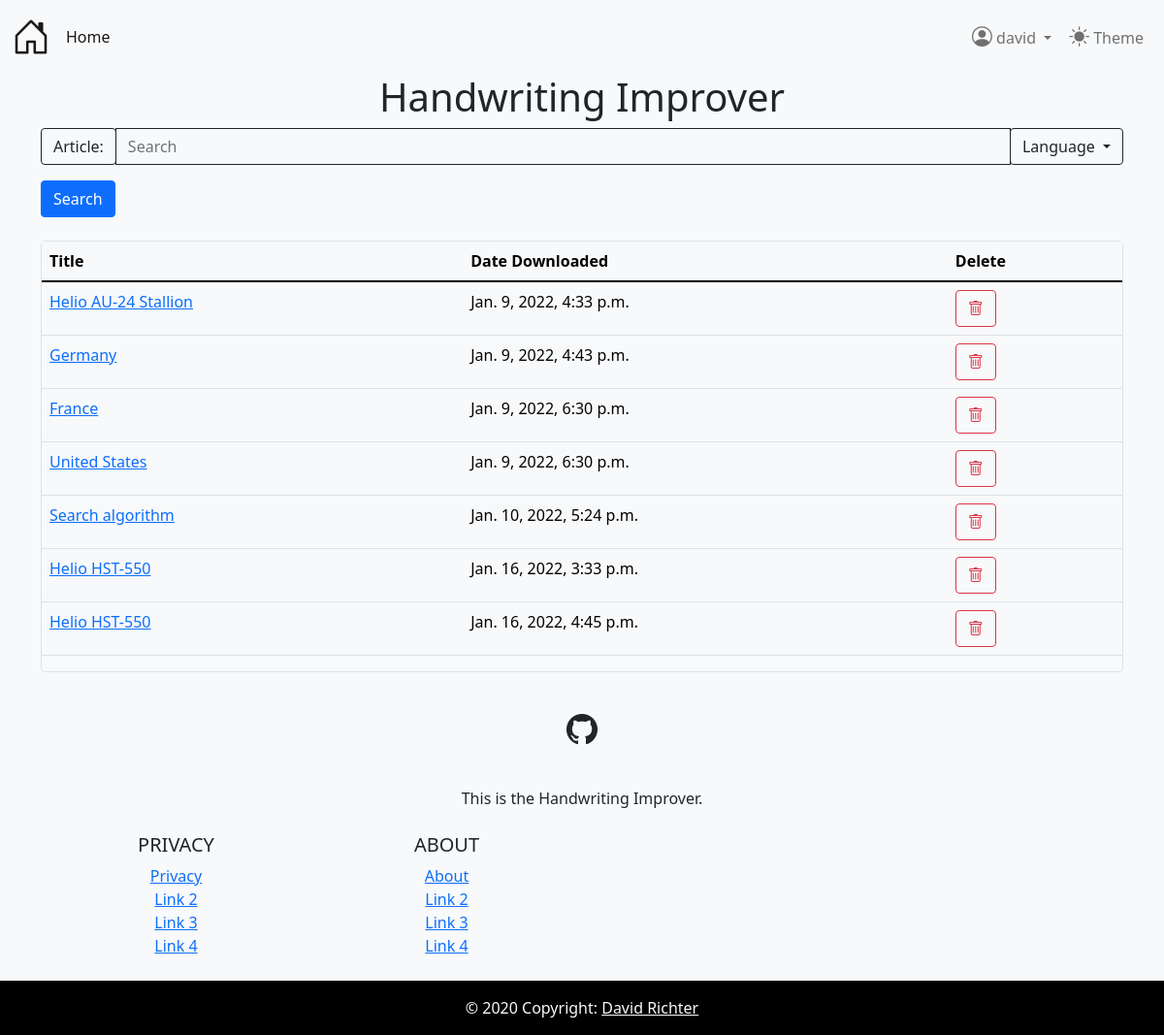
Page /handwriting/ (signed in) on the earlier database version.
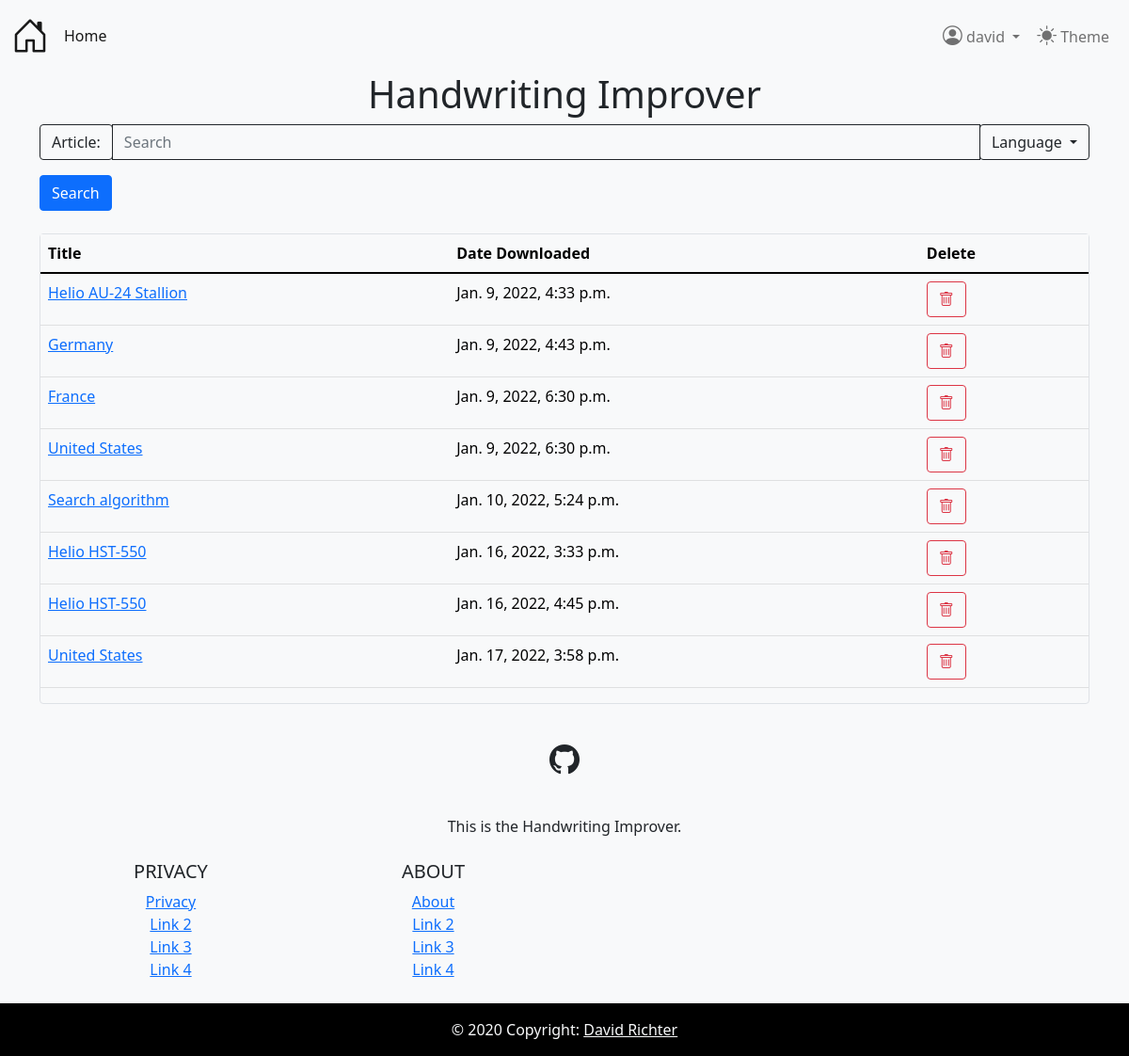
Same page on the later database version.
### wikipedia_converter/models.py (models this page shows, shortened)
class User(AbstractUser):
    text_theme = models.CharField(max_length=5)
    bg_theme = models.CharField(max_length=5)

class FullArticle(models.Model):
    formatted_page = models.ForeignKey(Article, on_delete=models.CASCADE, related_name="formatted_page")
    original_page = models.ForeignKey(Article, on_delete=models.CASCADE)
    user = models.ForeignKey(User, on_delete=models.SET_NULL, null=True, blank=True)
    date_pulled = models.DateTimeField('date pulled from wikipedia')
    def __str__(self):
        return self.formatted_page.title

class Article(models.Model):
    content = models.CharField(max_length=9999999999)
    link = models.CharField(max_length=500)
    title = models.CharField(max_length=500)

### wikipedia_converter/views.py (the view)
# urls.py: path('', views.IndexView.as_view(), name='index'),
@gzip_page
def index(request):
    template = loader.get_template('wikipedia_converter/index.html')
    if request.user.is_authenticated:
        articles = list(FullArticle.objects.filter(user=request.user))
    else:
        articles = None
    context = {
        'articles': articles,
    }
    return HttpResponse(template.render(context, request))

### wikipedia_converter/templates/wikipedia_converter/index.html (shortened to what this page needs)
{% extends 'wikipedia_converter/base.html' %}
{% load static %}
{% block stylesheets %}
    {{ block.super }}
    <link rel="stylesheet"
          href="https://cdn.jsdelivr.net/npm/@tarekraafat/autocomplete.js@10.2.6/dist/css/autoComplete.min.css">
{% endblock stylesheets %}
{% block content %}
    <div class="container">
        <h1 class="text-center">Handwriting Improver</h1>
    </div>
    <div class="container">
        <form method="POST" id="mainForm"
              action="{% url 'wikipedia_converter:getArticles' %}">
            <div class="input-group mb-3">
                <div class="input-group-prepend">
                <span class="input-group-text bg-{{ request.user.bg_theme }} text-{{ request.user.text_theme }} btn-outline-{{ request.user.text_theme }}"
                      id="basic-addon3">
                    Article:
                </span>
                </div>
                <input type="text" id="autoComplete"
                       class="bg-{{ request.user.bg_theme }} text-{{ request.user.text_theme }} btn-outline-{{ request.user.text_theme }} form-control"
                       name="search" placeholder="Search">
                <div class="input-group-append">
                    <div class="dropdown">
                        <button class="btn btn-outline-{{ request.user.text_theme }} dropdown-toggle" type="button"
                                data-bs-toggle="dropdown">
                            Language
                        </button>
                    </div>
                </div>
            </div>
            <input type="submit" value="Search" class="btn btn-primary">
        </form>
        <br>
        <div class="border rounded">
            <table class="table table-{{ request.user.bg_theme }}">
                <thead>
                <tr>
                    <th scope="col">Title</th>
                    <th scope="col">Date Downloaded</th>
                    <th scope="col">Delete</th>
                </tr>
                </thead>
                <tbody>
                {% for article in articles %}
                    <tr>
                        <td>
                            <a href="{% url 'wikipedia_converter:getArticleFromDb' article.id %}">
                                {{ article }}
                            </a>
                        </td>
                        <td>
                            {{ article.date_pulled }}
                        </td>
                        <td>
                            <a href="{% url 'wikipedia_converter:deleteArticleFromDb' article.id %}"
                               title="Delete Article"
                               class="btn btn-outline-danger">
                                <i class="bi-trash"></i>
                            </a>
                        </td>
                    </tr>
                {% endfor %}
                </tbody>
            </table>
        </div>
    </div>
{% endblock content %}

### wikipedia_converter/templates/wikipedia_converter/base.html (shortened to what this page needs)
{% load static %}
<!DOCTYPE html>
<html lang="en">
<head>
    {% block stylesheets %}
        <link rel="stylesheet"
              href="https://cdn.jsdelivr.net/npm/bootstrap@5.1.1/dist/css/bootstrap.min.css"
>
        <link rel="stylesheet"
              href="https://cdn.jsdelivr.net/npm/bootstrap-icons@1.7.2/font/bootstrap-icons.css">
        <link rel="stylesheet"
              href="https://cdn.jsdelivr.net/npm/jquery-ui-dist@1.13.0/jquery-ui.min.css">
        <link rel="stylesheet" type="text/css" href="{% static 'wikipedia_converter/css/navbar.css' %}">
        <link rel="stylesheet" type="text/css" href="{% static 'wikipedia_converter/css/footer.css' %}">
        <link rel="stylesheet" type="text/css" href="{% static 'wikipedia_converter/css/header.css' %}">
        <link rel="stylesheet" type="text/css" href="{% static 'wikipedia_converter/css/main.css' %}">
    {% endblock stylesheets %}
</head>
<body class="bg-{{ request.user.bg_theme }} text-{{ request.user.text_theme }}">
{% block navbar %}
    {% include 'wikipedia_converter/components/header.html' %}
{% endblock navbar %}
{% block content %}{% endblock content %}
{% block footer %}
    {% include 'wikipedia_converter/components/footer.html' %}
{% endblock footer %}
</body>
</html>

### wikipedia_converter/templates/wikipedia_converter/components/header.html (shortened to what this page needs)
<header class="navbar navbar-expand-md navbar-{{ request.user.bg_theme }} bd-navbar">
    <nav class="container-xxl flex-wrap flex-md-nowrap" aria-label="Main navigation">
        <a class="navbar-brand p-0 me-2" href="/" aria-label="Bootstrap" title="Home">
            <i class="bi bi-house-door"></i>
        </a>
        <div class="collapse navbar-collapse" id="bdNavbar">
            <ul class="navbar-nav flex-row flex-wrap bd-navbar-nav pt-2 py-md-0">
                <li class="nav-item col-6 col-md-auto">
                    <a class="nav-link p-2 active" aria-current="page" href="/">
                        Home
                    </a>
                </li>
            </ul>
            <ul class="navbar-nav flex-row flex-wrap ms-md-auto">
                {% if request.user.is_authenticated %}
                    <li class="nav-item col-6 col-md-auto">
                        <div class="dropdown">
                            <button class="nav-link p-2 btn dropdown-toggle text-center ms-3"
                                    type="button"
                                    data-bs-toggle="dropdown"
                                    aria-label="User options"
                                    title="{{ request.user }}">
                                <i class="bi bi-person-circle header-icon"></i>
                                <span>{{ request.user.username }}</span>
                            </button>
                        </div>
                    </li>
                {% endif %}
                <li class="nav-item col-6 col-md-auto">
                    <form method="post" action="{% url 'wikipedia_converter:changeTheme' %}">
                        <button class="nav-link p-2 btn"
                                id="themeToggler"
                                aria-label="Toggle theme"
                                name="text_theme"
                                value="{{ request.user.text_theme }}"
                                title="Toggle theme">
                            <i class="bi bi-sun-fill header-icon"></i>
                            Theme
                        </button>
                    </form>
                </li>
            </ul>
        </div>
    </nav>
</header>

### wikipedia_converter/templates/wikipedia_converter/components/footer.html
<footer class="text-center">
    <div class="container p-4">
        <section class="mb-4">
            <a class="btn bg-{{ request.user.bg_theme }} text-{{ request.user.text_theme }} btn-floating m-1"
               href="https://github.com/prolike288/djangoLearning"
               role="button"
               target="_blank"
               rel="noopener noreferrer"
               title="Github">
                <i class="bi bi-github"></i>
            </a>
        </section>
        <section class="mb-4">
            <p>
                This is the Handwriting Improver.
            </p>
        </section>
        <section class="">
            <div class="row">
                <div class="col-lg-3 col-md-6 mb-4 mb-md-0">
                    <h5 class="text-uppercase">Privacy</h5>
                    <ul class="list-unstyled mb-0">
                        <li>
                            <a href="{% url 'wikipedia_converter:privacy' %}">Privacy</a>
                        </li>
                        <li>
                            <a href="#!">Link 2</a>
                        </li>
                        <li>
                            <a href="#!">Link 3</a>
                        </li>
                        <li>
                            <a href="#!">Link 4</a>
                        </li>
                    </ul>
                </div>
                <div class="col-lg-3 col-md-6 mb-4 mb-md-0">
                    <h5 class="text-uppercase">About</h5>
                    <ul class="list-unstyled mb-0">
                        <li>
                            <a href="{% url 'wikipedia_converter:about' %}">About</a>
                        </li>
                        <li>
                            <a href="#!">Link 2</a>
                        </li>
                        <li>
                            <a href="#!">Link 3</a>
                        </li>
                        <li>
                            <a href="#!">Link 4</a>
                        </li>
                    </ul>
                </div>
            </div>
        </section>
    </div>
    <div class="text-center p-3 bg-black text-light">
        © 2020 Copyright:
        <a class="text-light" href="https://github.com/prolike288/"
           target="_blank"
           rel="noopener noreferrer">
            David Richter
        </a>
    </div>
</footer>

### wikipedia_converter/static/wikipedia_converter/css/navbar.css (style rules this page uses)
body { display: flex; flex-direction: column; min-height: 100vh; }
.bi { font-size: 200%; }

### wikipedia_converter/static/wikipedia_converter/css/footer.css (style rules this page uses)
footer { margin-top: auto; }

### wikipedia_converter/static/wikipedia_converter/css/header.css (style rules this page uses)
i.header-icon { font-size: 130%; }

Differences in the rows shown:
added FullArticle: formatted_page.title "United States", date_pulled "Jan. 17, 2022, 3:58 p.m."
